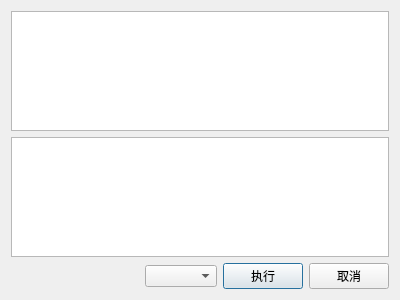
<?xml version="1.0" encoding="UTF-8"?>
<ui version="4.0">
 <class>w_sys_manage_outer_pay_set_sql</class>
 <widget class="QDialog" name="w_sys_manage_outer_pay_set_sql">
  <property name="geometry">
   <rect>
    <x>0</x>
    <y>0</y>
    <width>400</width>
    <height>300</height>
   </rect>
  </property>
  <property name="windowTitle">
   <string>Dialog</string>
  </property>
  <layout class="QVBoxLayout" name="verticalLayout">
   <item>
    <widget class="QTextEdit" name="textEdit"/>
   </item>
   <item>
    <widget class="QTextEdit" name="textEdit_2"/>
   </item>
   <item>
    <layout class="QHBoxLayout" name="horizontalLayout">
     <item>
      <spacer name="horizontalSpacer">
       <property name="orientation">
        <enum>Qt::Horizontal</enum>
       </property>
       <property name="sizeHint" stdset="0">
        <size>
         <width>40</width>
         <height>20</height>
        </size>
       </property>
      </spacer>
     </item>
     <item>
      <widget class="QComboBox" name="comboBox"/>
     </item>
     <item>
      <widget class="QPushButton" name="pushButton_ok">
       <property name="text">
        <string>执行</string>
       </property>
      </widget>
     </item>
     <item>
      <widget class="QPushButton" name="pushButton_cancel">
       <property name="text">
        <string>取消</string>
       </property>
      </widget>
     </item>
    </layout>
   </item>
  </layout>
 </widget>
 <resources/>
 <connections/>
</ui>
